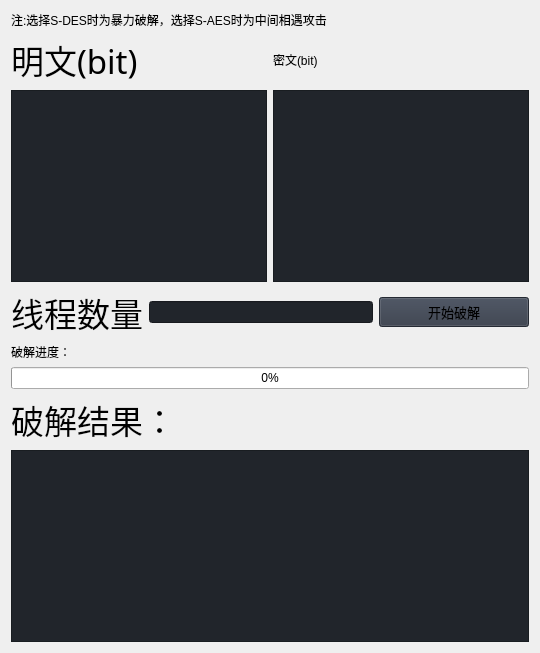
                     <widget class="QWidget" name="home">
                      <property name="styleSheet">
                       <string notr="true"/>
                      </property>
                      <layout class="QVBoxLayout" name="verticalLayout_10">
                       <item>
                        <widget class="QLabel" name="label_18">
                         <property name="text">
                          <string>注:选择S-DES时为暴力破解，选择S-AES时为中间相遇攻击</string>
                         </property>
                        </widget>
                       </item>
                       <item>
                        <layout class="QHBoxLayout" name="horizontalLayout_7">
                         <item>
                          <widget class="QLabel" name="label_8">
                           <property name="font">
                            <font>
                             <family>楷体</family>
                             <pointsize>25</pointsize>
                             <italic>false</italic>
                             <bold>false</bold>
                            </font>
                           </property>
                           <property name="styleSheet">
                            <string notr="true">	font: 25pt &quot;楷体&quot;;</string>
                           </property>
                           <property name="text">
                            <string>明文(bit)</string>
                           </property>
                          </widget>
                         </item>
                         <item>
                          <widget class="QLabel" name="label_9">
                           <property name="styleSheet">
                            <string notr="true">	font: 25pt &quot;楷体&quot;;</string>
                           </property>
                           <property name="text">
                            <string>密文(bit)</string>
                           </property>
                          </widget>
                         </item>
                        </layout>
                       </item>
                       <item>
                        <layout class="QHBoxLayout" name="horizontalLayout_8">
                         <item>
                          <widget class="QPlainTextEdit" name="plainTextEdit_8">
                           <property name="minimumSize">
                            <size>
                             <width>200</width>
                             <height>150</height>
                            </size>
                           </property>
                           <property name="styleSheet">
                            <string notr="true">background-color: rgb(33, 37, 43);</string>
                           </property>
                          </widget>
                         </item>
                         <item>
                          <widget class="QPlainTextEdit" name="plainTextEdit_7">
                           <property name="minimumSize">
                            <size>
                             <width>200</width>
                             <height>150</height>
                            </size>
                           </property>
                           <property name="styleSheet">
                            <string notr="true">background-color: rgb(33, 37, 43);</string>
                           </property>
                          </widget>
                         </item>
                        </layout>
                       </item>
                       <item>
                        <layout class="QVBoxLayout" name="verticalLayout_5">
                         <item>
                          <layout class="QHBoxLayout" name="horizontalLayout_13">
                           <item>
                            <widget class="QLabel" name="label_11">
                             <property name="font">
                              <font>
                               <family>楷体</family>
                               <pointsize>25</pointsize>
                               <italic>false</italic>
                               <bold>false</bold>
                              </font>
                             </property>
                             <property name="styleSheet">
                              <string notr="true">	font: 25pt &quot;楷体&quot;;</string>
                             </property>
                             <property name="text">
                              <string>线程数量</string>
                             </property>
                            </widget>
                           </item>
                           <item>
                            <widget class="QLineEdit" name="lineEdit_4">
                             <property name="styleSheet">
                              <string notr="true">background-color: rgb(33, 37, 43);</string>
                             </property>
                            </widget>
                           </item>
                           <item>
                            <widget class="QPushButton" name="pushButton_12">
                             <property name="minimumSize">
                              <size>
                               <width>150</width>
                               <height>30</height>
                              </size>
                             </property>
                             <property name="font">
                              <font>
                               <family>Segoe UI</family>
                               <pointsize>10</pointsize>
                               <italic>false</italic>
                               <bold>false</bold>
                              </font>
                             </property>
                             <property name="cursor">
                              <cursorShape>PointingHandCursor</cursorShape>
                             </property>
                             <property name="styleSheet">
                              <string notr="true">background-color: rgb(52, 59, 72);</string>
                             </property>
                             <property name="text">
                              <string>开始破解</string>
                             </property>
                             <property name="icon">
                              <iconset resource="D:/Python_pro/Modern_GUI_PyDracula_PySide6_or_PyQt6-master/resources.qrc">
                               <normaloff>:/icons/images/icons/icon_settings.png</normaloff>:/icons/images/icons/icon_settings.png</iconset>
                             </property>
                            </widget>
                           </item>
                          </layout>
                         </item>
                         <item>
                          <widget class="QLabel" name="label_2">
                           <property name="styleSheet">
                            <string notr="true">	font: 25pt &quot;楷体&quot;;</string>
                           </property>
                           <property name="text">
                            <string>破解进度：</string>
                           </property>
                          </widget>
                         </item>
                         <item>
                          <widget class="QProgressBar" name="progressBar">
                           <property name="value">
                            <number>0</number>
                           </property>
                          </widget>
                         </item>
                         <item>
                          <widget class="QLabel" name="label_10">
                           <property name="font">
                            <font>
                             <family>楷体</family>
                             <pointsize>25</pointsize>
                             <italic>false</italic>
                             <bold>false</bold>
                            </font>
                           </property>
                           <property name="styleSheet">
                            <string notr="true">	font: 25pt &quot;楷体&quot;;</string>
                           </property>
                           <property name="text">
                            <string>破解结果：</string>
                           </property>
                          </widget>
                         </item>
                         <item>
                          <widget class="QPlainTextEdit" name="plainTextEdit_9">
                           <property name="minimumSize">
                            <size>
                             <width>200</width>
                             <height>150</height>
                            </size>
                           </property>
                           <property name="styleSheet">
                            <string notr="true">background-color: rgb(33, 37, 43);</string>
                           </property>
                          </widget>
                         </item>
                        </layout>
                       </item>
                      </layout>
                     </widget>
